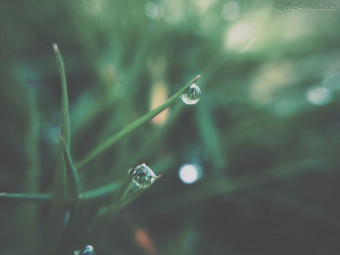
#> input picture Assignment3/blurred_image.jpg, 340 x 255 px, found by its file name
$ python grad_sobel_filter.py
#> lines starting #> are read from the running program, lines starting #| are printed output that depends on the picture
import cv2
import numpy as np

# Sobel filtering
img = cv2.imread('blurred_image.jpg')
#> img is the input picture: shape (255, 340, 3); mean B, G, R 92.2, 105.7, 86.3

kernel_x = np.array([[-1, 0, 1],
                    [-2, 0, 2],
                    [-1, 0, 1]])

kernel_y = np.array([[-1, -2, -1],
                    [0, 0, 0],
                    [1, 2, 1]])
kernel_size = len(kernel_x)

sobel_x = np.zeros_like(img)
sobel_y = np.zeros_like(img)
magitube = np.zeros_like(img)
sharpen_img = np.zeros_like(img)

for i in range(kernel_size):
    sobel_x[:, :, i] = cv2.filter2D(img[:, :, i], -1, kernel_x)
    sobel_y[:, :, i] = cv2.filter2D(img[:, :, i], -1, kernel_y)
    magitube[:, :, i] = np.sqrt(sobel_x[:, :, i]**2 + sobel_y[:, :, i]**2)
    sharpen_img[:, :, i] = img[:, :, i] - magitube[:, :, i]
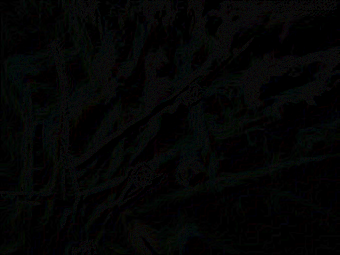
#> magitube: shape (255, 340, 3); mean B, G, R 4.19, 4.54, 3.77
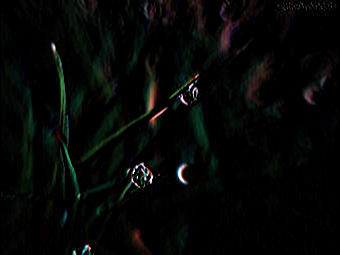
#> sobel_x: shape (255, 340, 3); mean B, G, R 5.5, 6.9, 5.3
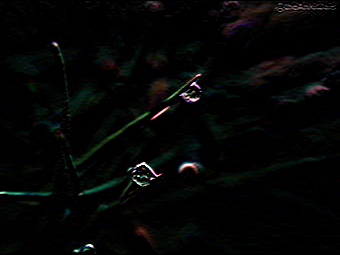
#> sobel_y: shape (255, 340, 3); mean B, G, R 4.7, 5.4, 4.5

cv2.imwrite("grad_sobel_x.jpg", sobel_x)
cv2.imwrite("grad_sobel_y.jpg", sobel_y)
cv2.imwrite("grad_magitube.jpg", magitube)
cv2.imwrite("grad_sharpened_img.jpg", sharpen_img)
